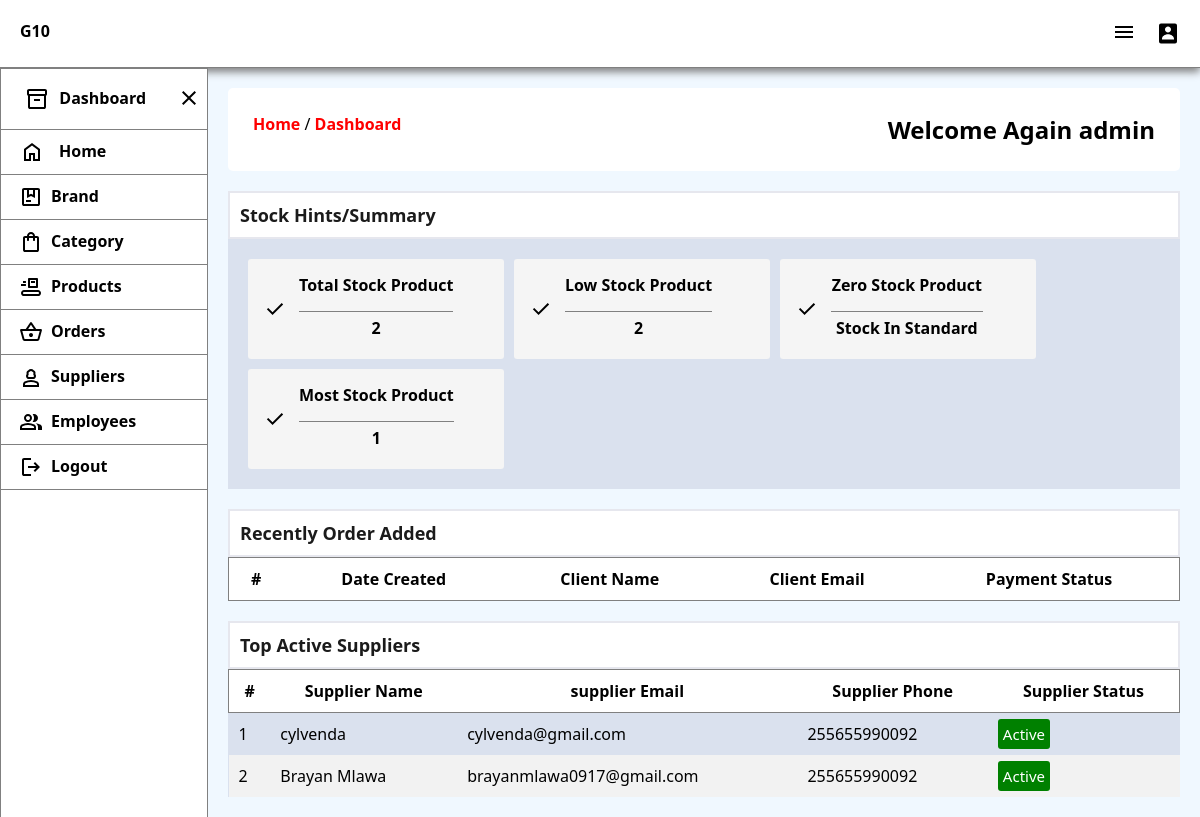
The app's page /Home/Dashboard (signed in), older data.
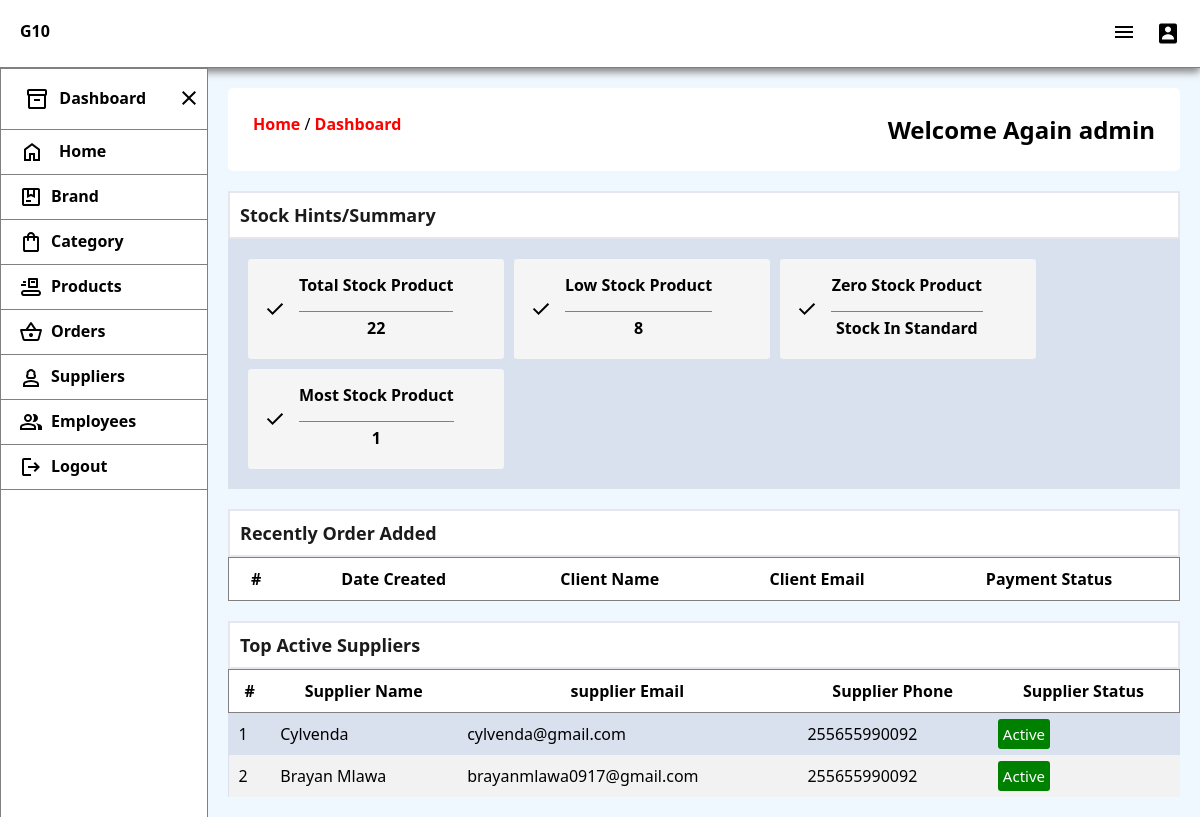
The same page, newer data.
### tables this page shows
CREATE TABLE `suppliers` (
  `supplier_id` int(11) NOT NULL,
  `name` varchar(30) NOT NULL,
  `email` varchar(30) NOT NULL,
  `phone` varchar(20) NOT NULL,
  `status` int(11) NOT NULL DEFAULT 1,
  `note` text DEFAULT NULL,
  `date` timestamp NOT NULL DEFAULT current_timestamp()
);

### Home/Dashboard.php (the view, shortened to what this page needs)
<!DOCTYPE html>
<html lang="en">
<?php require_once('../include/cssheader.php'); ?>
<body>
    <?php include '../include/header.php';
    require_once '../include/Nav.php'; ?>
    <main>
        <div class="url">
            <span>
                <a href="Dashboard">Home</a> / <a href="Dashboard">Dashboard</a>
            </span>
            <span>
                <h2>Welcome Again <?php echo $_SESSION['name'] ?></h2>
            </span>
        </div>
        <div class="main-container">
            <div class="boxes">
                <h3>Stock Hints/Summary</h3>
                <div class="boxes-box">
                    <div class="box ">
                        <img src="../img/icons/check.svg" alt="">
                        <div class="details">
                            <p><b>Total Stock Product</b></p>
                            <p class="count"><?php
                            $sql = mysqli_query($conn, "SELECT * FROM products");
                            $count = mysqli_num_rows($sql);
                            if ($count >= 1) {
                                echo $count;
                            } else {
                                echo 'No Product';
                            }
                            ?>
                            </p>
                        </div>
                    </div>
                    <div class="box tomato">
                        <img src="../img/icons/check.svg" alt="">
                        <div class="details">
                            <p><b>Low Stock Product</b></p>
                            <p class="count"><?php
                            $sql = mysqli_query($conn, "SELECT * FROM products WHERE quantity < 10 ");
                            $count = mysqli_num_rows($sql);
                            if ($count >= 1) {
                                echo $count;
                            } else {
                                echo 'Stock In Standard';
                            }
                            ?>
                        </div>
                    </div>
                    <div class="box red">
                        <img src="../img/icons/check.svg" alt="">
                        <div class="details">
                            <p><b>Zero Stock Product</b></p>
                            <p class="count"><?php
                            $sql = mysqli_query($conn, "SELECT * FROM products WHERE quantity < 0 ");
                            $count = mysqli_num_rows($sql);
                            if ($count >= 1) {
                                echo $count;
                            } else {
                                echo 'Stock In Standard';
                            }
                            ?>
                        </div>
                    </div>
                    <div class="box green">
                        <img src="../img/icons/check.svg" alt="">
                        <div class="details">
                            <p><b>Most Stock Product</b></p>
                            <p class="count"><?php
                            $sql = mysqli_query($conn, "SELECT MAX(quantity) FROM products ");
                            $count = mysqli_num_rows($sql);
                            echo $count;
                            ?>
                        </div>
                    </div>
                </div>
            </div>
            <div class="boxes">
                <h3>Recently Order Added</h3>
                <div class="table-container">
                    <table>
                        <thead>
                            <tr>
                                <th>#</th>
                                <th>Date Created</th>
                                <th>Client Name</th>
                                <th>Client Email</th>
                                <th>Payment Status</th>
                            </tr>
                        </thead>
                    </table>
                </div>
            </div>
            <div class="boxes">
                <h3> Top Active Suppliers </h3>
                <div class="table-container">
                    <table>
                        <thead>
                            <tr>
                                <th>#</th>
                                <th>Supplier Name</th>
                                <th>supplier Email</th>
                                <th>Supplier Phone</th>
                                <th>Supplier Status</th>
                            </tr>
                        </thead>
                        <?php
                        $sql = mysqli_query($conn, "SELECT * FROM suppliers ORDER BY RAND() LIMIT 5 ");
                        while ($row = mysqli_fetch_assoc($sql)) {
                            if ($row['status'] == 1) {
                                $status = '<span class="active">Active</span>';
                            } else {
                                $status = '<span class="inactive">Not Active</span>';
                            }
                            echo '
                            <tr>
                                <td>' . $count++ . '</td>
                                <td>' . $row['name'] . '</td>
                                <td>' . $row['email'] . '</td>
                                <td>' . $row['phone'] . '</td>
                                <td>' . $status . '</td>
                            </tr>';
                        }
                        ?>
                    </table>
                </div>
            </div>
        </div>
    </main>
    <?php include '../include/Footer.php'; ?>

### include/cssheader.php (shortened to what this page needs)
<head>
    <link rel="stylesheet" href="../style/style.css">
    <link rel="stylesheet" href="../style/media.css">
</head>

### include/header.php (shortened to what this page needs)
<header>
    <div class="brand">
        G10
    </div>
    <div class="menu">
        <button class="large-media-width" onclick="menuShow()"><img src="../img/icons/menu_b.svg" alt="Menu"></button>
        <img onclick="MenuAddShow()" id="menu-btn" src="../img/icons/user.svg" alt="Menu">
    </div>
</header>

### include/Nav.php (shortened to what this page needs)
<nav id="nav-bar">
    <div class="dash">
        <div class="a">
            <img src="../img/icons/inventory.svg" alt=""> <span>Dashboard</span>
        </div>
        <button class="large-media-width" onclick="menuClose()"><img src="../img/icons/close.svg" alt="Menu"></button>
    </div>
    <div class="nav-links">
        <ul>
            <li>
                <a href="Dashboard">
                    <div class="link-container">
                        <img src="../img/icons/home..svg" alt=""><span>Home</span>
                    </div>
                </a>
            </li>
            <li>
                <a href="Brand"> <img src="../img/icons/package.svg" alt=""><span>Brand</span></a>
            </li>
            <li>
                <a href="Category"> <img src="../img/icons/shopping_bag.svg" alt=""><span>Category</span> </a>
            </li>
            <li>
                <a href="Products"> <img src="../img/icons/product.svg" alt=""><span>Products</span></a>
            </li>
            <li>
                <a href="Orders"> <img img src="../img/icons/orders_b.svg" alt=""><span>Orders</span> </a>
            </li>
            <li>
                <a href="Suppliers"> <img img src="../img/icons/person_bl.svg" alt=""><span>Suppliers</span> </a>
            </li>
            <li>
                <a href="Employees"> <img img src="../img/icons/group_manage.svg" alt=""><span>Employees</span> </a>
            </li>
            <li>
                <a href="../Config/logout?auth=<?php echo $_SESSION['user_id']; ?>">
                    <img src="../img/icons/logout_b.svg"> <span>Logout</span>
                </a>
            </li>
        </ul>
    </div>
</nav>

### include/Footer.php (shortened to what this page needs)
</body>
</html>

### style/style.css (style rules this page uses)
* { padding: 0; margin: 0; box-sizing: border-box; }
body { font-family: 'Segoe UI', Tahoma, Geneva, Verdana, sans-serif; background-color: aqua; }
header { background-color: white; padding: 20px; display: flex; flex-direction: row; justify-content: space-between; box-shadow: 0 4px 8px 0 grey; border-bottom: 1px solid grey; position: sticky; top: 0; }
header .brand { font-weight: 700; cursor: pointer; }
header .menu img { cursor: pointer; }
nav { width: 13rem; height: 100%; background-color: white; position: fixed; border: 1px solid grey; display: flex; flex-direction: column; transition: 1s; user-select: none; }
nav .nav-links ul li button, nav .dash button { border: none; outline: none; color: black; background-color: inherit; cursor: pointer; font-weight: 600; transition: 1.5s; }
nav .nav-links ul li a, nav .nav-links ul li .link-container, nav .nav-links ul li a span { text-decoration: none; color: black; font-weight: 600; margin-left: 8px; transition: 1s; display: flex; flex-direction: row; flex-wrap: nowrap; justify-content: start; cursor: pointer; transition: 1.5s; }
nav .nav-links ul li a .link-container { margin-left: 1px; }
nav .nav-links ul li .link-container, nav .dash a { display: flex; flex-wrap: nowrap; gap: 7px; transition: 1.5s; }
main { padding: 20px; margin-left: 13rem; background-color: aliceblue; transition: 1.5s; display: flex; flex-direction: column; gap: 20px; }
.main-container { display: flex; flex-direction: column; flex-wrap: wrap; row-gap: 20px; border-radius: 10px; }
.main-container .boxes { display: flex; flex-direction: column; background-color: #6e749b2b; }
.main-container .boxes h3 { background-color: white; padding: 10px; color: rgb(27, 27, 27); font-weight: 600; border: 2px solid #6e749b2b; font-size: 18px; }
.main-container .boxes .boxes-box { padding: 20px; display: flex; flex-wrap: wrap; gap: 10px; border-radius: 5px; height: 100%; align-items: center; }
.main-container .boxes .box { background-color: whitesmoke; padding: 15px; border-radius: 3px; display: flex; flex-direction: row; height: 100%; gap: 12px; font-weight: 500; width: 16rem; cursor: pointer; }
table { border-collapse: collapse; width: 100%; }
thead { background-color: white; padding: 10px; border: 1px solid grey; }
thead th { padding: 10px; color: black; }
td { text-align: left; padding: 10px; }
tr:nth-child(even) { background-color: #f2f2f2; }
table td .active { background-color: green; color: white; padding: 5px; border-radius: 3px; font-size: 15px; }

Row changes from the older to the newer data that the page shows:
changed suppliers "cylvenda@gmail.com": name "cylvenda" → "Cylvenda"
Text that changed along with them:
$count: "2" → "22"
$count: "2" → "8"
